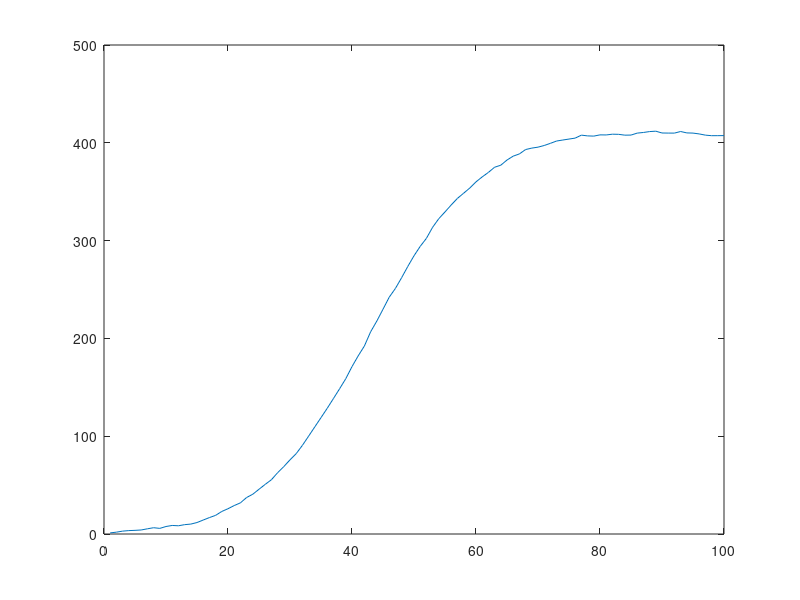

Here is the MATLAB script that generated this plot: (Note: this script raises an error after producing the figure.)
% Test simple Bass model over simulated data including MCMC and parameters
% estimate
clear all;                              % clear workspace
global Y1 MAD MSE
% MKt6v99 Spec Topics:  Bayesian Dynamic Models, Norris Bruce
% Extended Kalman Filter - Example

p      =  1;     T = 100;               % p dimension of state vector; T length of series
m0     =  randn(p,1); C0 = eye(p);      % intial state distribution at t=0

%Bass Model parameter simulation
qi1=0.38*rand(1,1);
pi1=0.003*rand(1,1);
mi1=1000*rand(1,1);

F      =  ones(p,1);  GT = diag([-qi1./mi1 (1-pi1+qi1)]); d = diag(GT);     % Observation and systems matrix  
v      =  eye(p)*0.2;       w = 0.5*eye(p);              % known observation and sytem variance


% Simulate Observations  y(t) and states 
tt1    =  5*rand(p,T+1); y = zeros(p,T); x = rand(T,1); F =  eye(p); y=[]; beta=pi1*mi1 ;
ew     =  chol(w)'*randn(p,T);  ev = chol(v)'*randn(p,T); x= ones(p,T); uT=diag(beta)*x;
%a      =  rand(1,5); b = rand(1,5); alpha = [1.2; 1.05];

% LINEAR Goodwill
%for  t =  2:T+1 tt1(1,t) =  d(1)*tt1(1,t-1) + uT(1,t-1) + ew(1,t-1); end;
%for  t =  2:T+1 tt1(2,t) =  d(2)*tt1(2,t-1) + uT(2,t-1) + ew(2,t-1); end; plot(tt1);

% NONLINEAR Goodwill
for  t =  2:T+1 tt1(1,t) =  d(1)*tt1(1,t-1).^2 + d(2)*tt1(1,t-1)+ uT(1,t-1) + ew(1,t-1); end;                
%for  t =  2:T+1 tt1(2,t) =  tt1(2,t-1)- d(2)*tt1(2,t-1)^alpha(2) + uT(2,t-1) + ew(2,t-1); end; plot(tt1);


for  t =  1:T 

 y(:,t)  = tt1(1,t)  +  ev(:,t);
 %[a(1)*tt1(1,t) - a(2)*tt1(2,t) - a(3)*tt1(1,t)^2 +  a(4)*tt1(2,t)^2 + a(5)*tt1(1,t)*tt1(2,t); ...
  %           b(1)*tt1(2,t) - b(2)*tt1(1,t) - b(3)*tt1(2,t)^2 +  b(4)*tt1(1,t)^2 + b(5)*tt1(1,t)*tt1(2,t)] + ev(:,t);

end;
plot(y(1,:)); pause; % plot(y(2,:)); 
tt1s = tt1(:,2:T+1);
%==========================================================================
%==========================================================================
%==========================================================================
 %clear all;
% load data;   % linear state equation equation - nerlove arrow
 
 %load data2;   % nonlinear state equation equation - nerlove arrow

 jumps      =    1; idx = 0; jp = 0; ndraw=2000;  ndraw0 = 1000; 
 b_         =    zeros(T*p,(ndraw-ndraw0)/jumps);Y1 =[]; MAD =[]; MSE =[];
 b0_        =    zeros(p,(ndraw-ndraw0)/jumps); m0     =  rand(p,1); C0 = eye(p);  
 
 k     =  3; %estimating three parameters
 c_        =    zeros(k+2,(ndraw-ndraw0)/jumps);
 
 % prior 
 b0    =  zeros(k,1); %[0.5; 0.5; .5; .5]; 
 S0Inv =  1.5e-7*eye(k);
 wa0=0.1; wv02=.1;va0=0.1;vv02=.1;
  
 tic;
for i = 1:ndraw
    i
   % Forward Filtering Backward Smoothing Algorithm
  
   [m,C,m0,C0,tt1,tt0]    =     kalffbs(y,F,p,m0,C0,v,w,GT,uT);   %,a,b,alpha
   
    %creating the lag of response
   ttr1=tt1';
   % creating the independant
   ttind1=[[tt0;tt1(1,1:T-1)'].^2 [tt0;tt1(1,1:T-1)'] x']; % drop last value

   %simulate GT = d, beta (System Equation)
    S1   =  inv(((ttind1'*ttind1)/w)+S0Inv);
    b1   =  S1*(((ttind1'*ttr1)/w)+S0Inv*b0);
    bt   =  b1 + chol(S1)'*randn(length(b1),1);
%     bt(1,1)=-1;
%     while ((bt(1,1)<0) || (bt(1,1)>1)); %make sure it complies with theory
%         bt   =  b1 + chol(S1)'*randn(length(b1),1);
%     end;
%    btemp(:,j)=bt; % to use in cross section
    GT=diag(bt(1:2,1));
    uT  = diag(bt(3,1))*x;
        
   %simulate v ~ IG (System Equation)
    wa1  = (wa0+T)/2;
    wv12 = (wv02+(ttr1-ttind1(:,1:2)*bt(1:2,1)-uT')'*(ttr1-ttind1(:,1:2)*bt(1:2,1)-uT'))/2;
    w  =  1/gamrnd(wa1,1/wv12);

    %simulate w ~ IG (Observation Equation)
    va1= (va0+T)/2;
    vv12= (vv02+(y - ttr1')*(y - ttr1')')/2;
    v=1/gamrnd(va1,1/vv12);

   if   (i                >     ndraw0)             %  Discarding burnin
        idx               =     idx + 1; end; 
    
   if   idx              ==     jumps
        idx               =     0;
        jp                =     jp + 1;
     
        b_(:,jp)          =     reshape(tt1',T*p,1); 
        b0_(:,jp)         =     tt0; 
        c_(:,jp)          =     [bt;v;w];
    end;
end;

disp('parameter estiamte is (real vs. posterior):');
disp([d' beta v w; mean(c_,2)']);

pi_e =( -(c_(2,:)-1)+sqrt((c_(2,:)-1).^2-4*(c_(1,:).*c_(3,:))))./2;
qi_e = c_(2,:)-1 + pi_e;
mi_e = -qi_e./c_(1,:);

disp('Bass Parameter Estiamte is (real vs. posterior):');
disp([pi1 qi1 mi1; mean(pi_e,2) mean(qi_e,2) mean(mi_e,2)]);

disp('estimation time is:');
disp(num2str(toc./6));

for i = 1:size(b_,1) plot(b_(i,:));  grid; pause; end;
tt1  =   mean(b_,2); tt1 = reshape(tt1,T,p)'; m0 = mean(b0_,2);

 MAD= mean(MAD); MSE = mean(MSE);
% 1-step ahead forecast
for i=1:p
tx = 1:T; plot(tx,Y1(i,:), '--' ,tx,y(i,:),'-.' );
title('Step Ahead Forecast'); xlabel('Time');
ylabel('y(t)'); legend('Predicted','Actual'); pause;
end;

for i=1:p
% Posterior mean vs Simulated tt1
tx = 1:T; plot(tx,tt1(i,:), '--' ,tx,tt1s(i,:),'-.' );
title('Posterior Mean vs Simulation'); xlabel('Time');
ylabel('alpha(t)'); legend('Posterior','Simulation'); pause;
end;


subplot(2,2,1)
plot(y(1,:))
xlabel('Time'); ylabel('y(t)'); 

subplot(2,2,2)
plot(y(2,:))
xlabel('Time'); ylabel('y(t)'); 

subplot(2,2,4)
plot(tt1s(2,:))
xlabel('Time'); ylabel('tt1'); 



subplot(3,2,3)
plot(b_(51,:))
title('alpha(50)');

subplot(3,2,5)
plot(b_(101,:))
title('alpha(100)');



subplot(3,2,2)
plot(b_(103,:))
title('beta(1)');

subplot(3,2,4)
plot(b_(152,:))
title('beta(50)');

subplot(3,2,6)
plot(b_(202,:))
title('beta(100)');